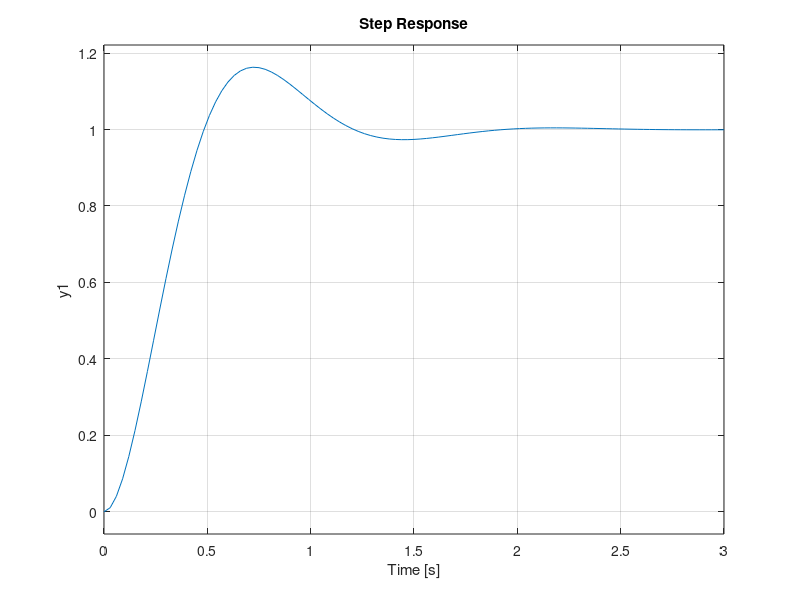

Recreate this plot in MATLAB. (Note: this script raises an error after producing the figure.)
%%
'(ch5p1) UFSS Pitch Control System'
'& Feedback Commands'
'Solution via Series, Parallel' % Display labels.
numg1 = [-1];                   % Define numerator of G1(s).
deng1 = [1];                    % Define denominator of G1(s).
numg2 = [0 2];                  % Define numerator of G2(s).
deng2 = [1 2];                  % Define denominator of G2(s).
numg3 = -0.125*[1 0.435];       % Define numerator of G3(s).
deng3 = conv([1 1.23], [1 0.226 0.0169]);
                                % Define denominator of G3(s).
numh1 = [-1 0];                 % Define numerator of H1(s).
denh1 = [0 1];                  % Define denominator of H1(s).
G1 = tf(numg1, deng1);          % Create LTI transfer function,
                                % G1(s).
G2 = tf(numg2, deng2);          % Create LTI transfer function,
                                % G2(s).
G3 = tf(numg3, deng3);          % Create LTI transfer function,
                                % G3(s).
H1 = tf(numh1, denh1);          % Create LTI transfer function,
                                % H1(s).
G4 = series(G2, G3);            % Calculate product of elevator
                                % and vehicle dynamics.
G5 = feedback(G4, H1);          % Calculate close-loop transfer
                                % function of inner loop.
Ge = series(G1, G5);            % Multiply inner-loop transfer
                                % function and pitch gain.
'T(s) via Series, Parallel, & Feedback Commands'
                                % Display label.
T = feedback(Ge, 1)             % Find closed-loop transfer
                                % function.

'Solution via Algebraic Operations'
                                % Display label.
clear                           % Clear session.
numg1 = [-1];                   % Define numerator of G1(s).
deng1 = [1];                    % Define denominator of G1(s).
numg2 = [0 2];                  % Define numerator of G2(s).
deng2 = [1 2];                  % Define denominator of G2(s).
numg3 = -0.125*[1 0.435];       % Define numerator of G3(s).
deng3 = conv([1 1.23], [1 0.226 0.0169]);
                                % Define denominator of G3(s).
numh1 = [-1 0];                 % Define numerator of H1(s).
denh1 = [0 1];                  % Define denominator of H1(s).
G1 = tf(numg1, deng1);          % Create LTI transfer function, G1(s).
G2 = tf(numg2, deng2);          % Create LTI transfer function, G2(s).
G3 = tf(numg3, deng3);          % Create LTI transfer function, G3(s).
H1 = tf(numh1, denh1);          % Create LTI transfer function, H1(s).
G4 = G3 * G2;                   % Calculate product of elevator and
                                % vehicle dynamics.
G5 = G4 / (1 + G4 * H1);        % Calculate closed-loop transfer
                                % function of inner loop.
G5 = minreal(G5);               % Cancel common terms.
Ge = G5 * G1;                   % Multiply inner-loop transfer
                                % functions.
'T(s) via Algebraic Operations' % Display label.
T = Ge / (1 + Ge);              % Find closed-loop transfer function.
T = minreal(T)                  % Cancel common terms.

'Solution via Append & Connect Commands'
                                % Display label.
'G1(s)=(-K1)*(1/(-K2s))=1/s'    % Display label.
numg1 = [1];                    % Define numerator of G1(s).
deng1 = [1 0];                  % Define denominator of G1(s).
G1 = tf(numg1, deng1)           % Create LTI transfer function,
                                % G1(s)=pitch gain*1/(Pitch rate sensor).
'G2(s)=(-K2s)*(2/(s+2))'        % Display label.
numg2 = [-2 0];                 % Define numerator of G2(s).
deng2 = [1 2];                  % Define denominator of G2(s).
G2 = tf(numg2, deng2)           % Create LTI transfer function,
                                % G2(s)=pitch rate sensor*vehicle dynamics.
'G3(s)=-0.125(s+0.435)/((s+1.23)(s^2+0.226s+0.0169))'
                                % Display label.
numg3 = -0.125*[1 0.435];       % Define numerator of G3(s).
deng3 = conv([1 1.23], [1 0.226 0.0169]);
                                % Define denominator of G3(s).
G3 = tf(numg3, deng3);          % Create LTI transfer function,
                                % G3(s)=vehicle dynamics.
System = append(G1, G2, G3);    % Gather all subsystems.
input = 1;                      % Input is at first subsystem,
                                % G1(s).
output = 3;                     % Output is output of third
                                % subsystem, G3(s).
Q = [1 -3 0                     % Subsystem 1, G1(s), gets its
                                % input from the negative of the
                                % output of subsystem 3, G3(s).
     2 1 -3                     % Subsystem 2, G2(s), gets its
                                % input from subsystem 1, G1(s),
                                % and the negative of the output
                                % of subsystem 3, G3(s).
     3 2 0];                    % Subsystem 3, G3(s), gets its
                                % input from subsystem 2, G2(s).
T = connect(System, Q, input, output);
                                % Connect the subsystems.
'T(s) via Append & Connect Commands'
                                % Display label.
T = tf(T);                      % Create LTI closed-loop transfer
                                % function.
T = minreal(T)                  % Cancel common terms.

%%
'(ch5p2) Example 5.3'           % Display label.
numg = [25];                    % Define numerator of G(s).
deng = poly([0 -5]);            % Define denominator of G(s).
'G(s)'                          % Display label.
G = tf(numg, deng)              % Create and display G(s).
'T(s)'                          % Display label.
T = feedback(G, 1)              % Find T(s).
[numt, dent] = tfdata(T, 'v');  % Extract numerator & denominator
                                % of T(s).
wn = sqrt(dent(3))              % Find natural frequency.
z = dent(2)/(2*wn)              % Find damping ratio.
Ts = 4/(z*wn)                   % Find settling time.
Tp = pi/(wn*sqrt(1-z^2))        % Find peak time.
pos = exp(-z*pi/sqrt(1-z^2))*100 % Find percent overshoot.
step(T)                         % Generate step response.

%%
'(ch5p3)'                       % Display label.
numt = 24;                      % Define numerator of T(s).
dent = poly([-2 -3 -4]);        % Define denominator of T(s).
'T(s)'                          % Display label.
T = tf(numt, dent)              % Create and display T(s).
[Acc, Bcc, Ccc, Dcc] = tf2ss(numt, dent);
                                % Convert T(s) to controller
                                % canonical form.
Scc = ss(Acc, Bcc, Ccc, Dcc);   % Create LTI controller canonical
                                % state-space object.
Sp = canon(Scc, 'modal');       % Convert controller canonical form
                                % to parallel form.
'Controller Canonical Form'     % Display label.
[Acc, Bcc, Ccc, Dcc] = ssdata(Scc) % Extract and display controller
                                % canonical form matrices.
'Parallel Form'                 % Display label.
[Ap, Bp, Cp, Dp] = ssdata(Sp)   % Extract and display parallel form
                                % matrices.

%%
'(ch5p4) Example 5.9'           % Display label.
Pinv = [2 0 0; 3 2 0; 1 4 5];   % Define P inverse.
P = inv(Pinv)                   % Calculate P.
'Original'                      % Display label.
Ax = [0 1 0; 0 0 1; -2 -5 -7]   % Define original A.
Bx = [0 0 1]                    % Define original B.
Cx = [1 0 0]                    % Define original C.
'Transformed'                   % Display label.
Az = Pinv * Ax * P              % Calculate new A.
Bz = Pinv * Bx'                 % Calculate new B.
Cz = Cx * P                     % Calculate new C.

%%
'(ch5p5)'                       % Display label.
A = [3 1 5; 4 -2 7; 2 3 1];     % Define original A.
B = [1; 2; 3];                  % Define original B.
C = [2 4 6];                    % Define original C.
[P, d] = eig(A)                 % Generate transformation matrix,
                                % P, and eigenvalues, d.
'Via Transformation'            % Display label.
Adt = inv(P) * A * P            % Calculate diagonal system A.
Bdt = inv(P) * B                % Calculate diagonal system B.
Cdt = C * P                     % Calculate diagonal system C.
'Via Canon Command'             % Display label.
S = ss(A, B, C, 0)              % Create state-space LTI object
                                % for original system.
Sp = canon(S, 'modal')          % Calculate diagonal system via
                                % canon command.
